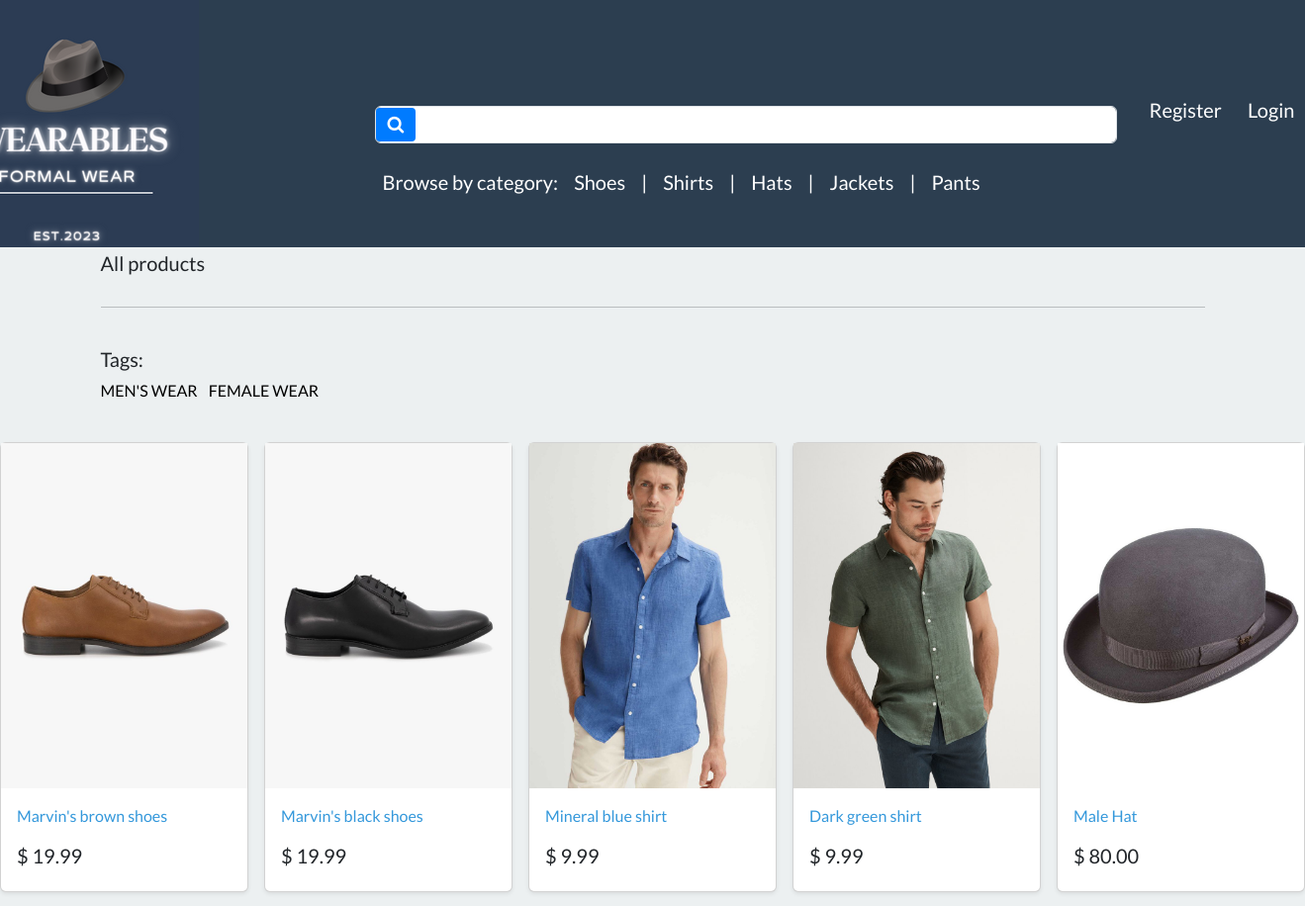
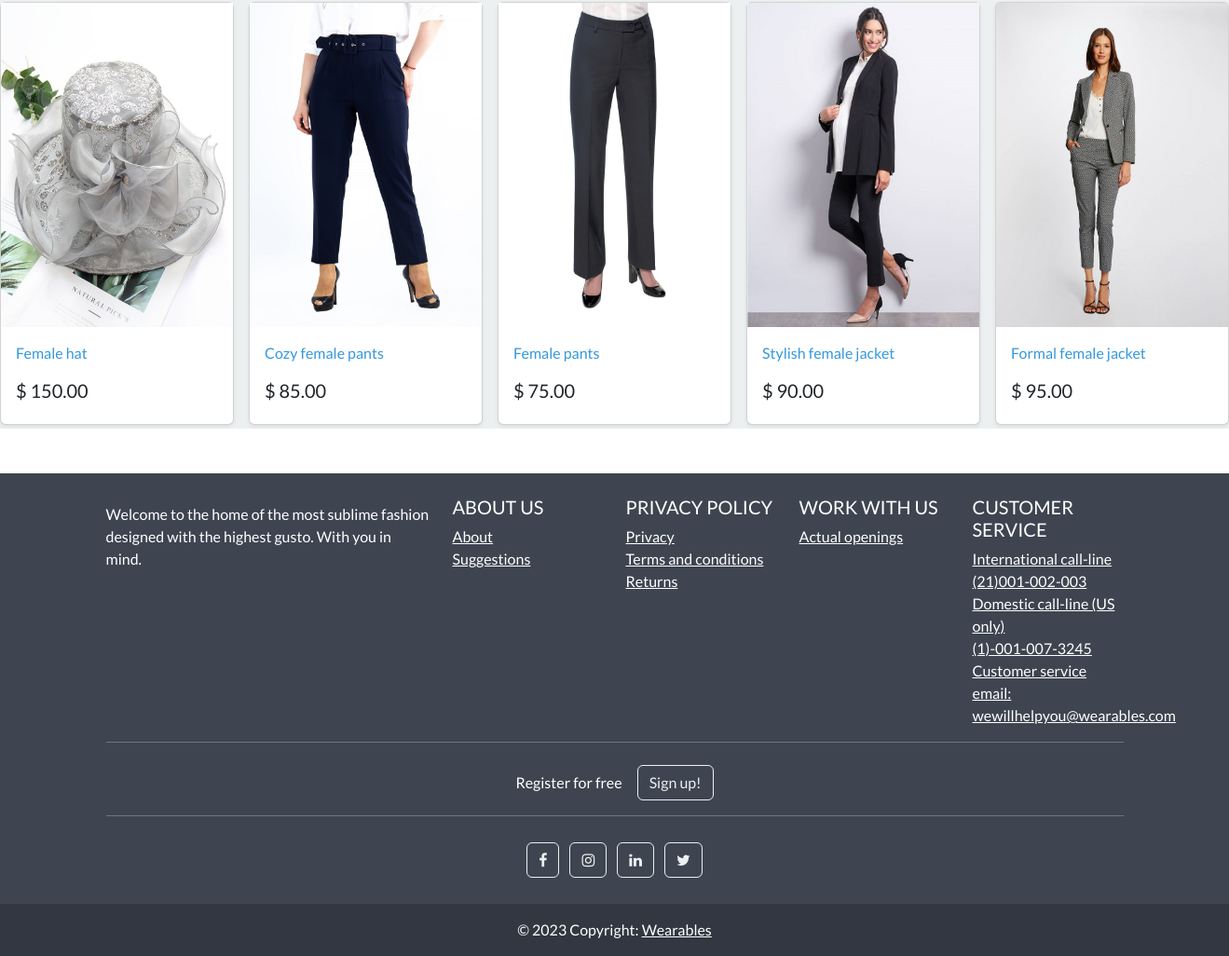
The page / on the database its author committed (2 pictures, top to bottom).
### store/models.py (models this page shows, shortened)
class Category(models.Model):
    name=models.CharField(max_length=250,db_index=True)                                                                 #db index to make looking for it faster
    slug=models.SlugField(max_length=250,unique=True)                              # slugs if remain MUST BE USED       #unique cause only one category for every product
    class Meta:
        verbose_name_plural = 'categories'                                                                              #django by default adds an s to category name
    def get_absolute_url(self):
        return reverse('list-category',args=[self.slug])

class Tag(models.Model):                                                                                                # Many to many relationship with Products category
    tag_name = models.CharField(max_length=128)
    tag_slug = models.SlugField(max_length=255)                                                                         # BEST SELLERS, NEW ARRIVALS

class Product(models.Model):
    category = models.ForeignKey(Category, related_name='product',on_delete=models.CASCADE, null=True)
    title=models.CharField(max_length=250)
    brand=models.CharField(max_length=250,default='un-branded')
    description= models.TextField(blank=True)                                                   #blank denotes an optional field
    slug=models.SlugField(max_length=255)                                                       #to make urls more user-friendly and readable and unique
    price=models.DecimalField(max_digits=5,decimal_places=2)                                     #product price
    image = models.ImageField(upload_to='images/')                                              #upon uploading an image will create an image subfolder in media (pillow rqd)
    tags = models.ManyToManyField('Tag', related_name='product_tags', blank=True)                #MANY TO MANY RELATIONSHIP with tags,acting as an intermediary
    class Meta:
        verbose_name_plural = 'products'                                                       #django by default adds an s to category name
    def get_absolute_url(self):
        return reverse('product-info',args=[self.slug])

### store/views.py (the view)
# urls.py: path('', include('store.urls')),
def store(request):
    all_products = Product.objects.all()                                                                                #getting hold of all the products
    all_tags = Tag.objects.all()                                                                                        #retrieving objects from the database
    context = {
        'all_products': all_products,
        'all_tags': all_tags,
    }
    return render(request, 'store/store.html', context)

### cart/cart.py (called while the page is built)
    def __len__(self):                                                                                #total length of products in a session
        return sum(item['qty'] for item in self.cart.values())                                        #total number of items in a shopping cart

### cart/context_processors.py (called while the page is built)
def cart(request):
    return {'cart':Cart(request)}

### store/views.py (called while the page is built)
def categories(request):
    all_categories=Category.objects.all()                                                                               #select all categories(shoes and shirts)
    return {'all_categories': all_categories}

### store/templates/store/store.html (shortened to what this page needs)
{% extends "store/base.html" %}
{% load static %}
{% block content %}
<div class="album py-1 pg-3 bg-light">
    <div class="container">
        <div class="pb-3 h5"> All products </div>
        <hr>
        <br>
        <div class="row">
                <h5>Tags:</h5>
                <ul class="list-inline">
                    {% for tag in all_tags %}
                        <li class="list-inline-item"><a class="text-black text-decoration-none" href="{% url 'list-tag' tag.tag_slug %}">{{ tag.tag_name }}</a></li>
                    {% endfor %}
                </ul>
            </div>
        </div>
        <br>
        <div class="row row-cols-1 row-cols-sm-2 row-cols-md-5 g-3">
            {% for product in all_products %}
            <div class="col">
                <div class="card shadow-sm">
                    <img class="img-fluid" alt="Responsive image" src="{{ product.image.url }}">
                    <div class="card-body">
                        <p class="card-text">
                            <a class="text-info text-decoration-none" href="{{ product.get_absolute_url }}">{{ product.title|capfirst }}</a>
                        </p>
                        <div class="d-flex justify-content-between align-items-center">
                            <h5>$ {{ product.price }}</h5>
                        </div>
                    </div>
                </div>
            </div>
            {% endfor %}
        </div>
    </div>
    <br> <br>
{% endblock %}

### store/templates/store/base.html (shortened to what this page needs)
{% load static %}
<!DOCTYPE html>
<html>
    <head>
        <link rel="stylesheet" href="https://bootswatch.com/5/flatly/bootstrap.min.css">
        <link rel="stylesheet" href="https://cdnjs.cloudflare.com/ajax/libs/font-awesome/4.7.0/css/font-awesome.min.css">
        <link rel="stylesheet" href="{%static 'css/styles.css'%}">
    </head>
<nav class="navbar navbar-expand-lg bg-primary justify-content-center" style="max-height: 250px; margin: auto;">
        <a class="navbar-brand main-heading text-white" href="{% url 'store' %}">
            <img src="{% static 'media/images/Wearables1.png' %}" alt="Your Custom Logo">
        </a>
<nav class="navbar navbar-expand-lg navbar-light bg-primary justify-content-center" style="padding-left: 150px;padding-top: 80px;">
    <div class="container navbar-light">
        <div class="search-form">
            <form class="d-flex mb-3" action="{% url 'search' %}" method="GET">
                <div style="position: relative;">
                    <button class="btn btn-primary d-flex align-items-center" type="submit" style="position: absolute; left: 1px; top: 50%; transform: translateY(-50%); border: none; background-color: #007bff; color: #fff; padding: 8px 12px; border-radius: 4px; cursor: pointer; transition: background-color 0.2s; border-radius: 4px;">
                        <i class="fa fa-search" style="font-size: 18px;" aria-hidden="true"></i>
                    </button>
                    <input class="form-control me-2" type="search" name="search_query" style="width: 750px; padding-left: 50px; background-color: #fff; color: #000;" aria-label="Search">
                </div>
            </form>
            <div class="categories-list">
                <div class="w-100 d-flex justify-content-center bg-primary">
                    <ul class="navbar-nav me-auto mb-2 mb-md-0">
                        <li class="nav-item">
                            <a class="nav-link text-white" href="" style="font-size:20px;">Browse by category:</a>
                        </li>
                        {% for category in all_categories %}
                            <li class="nav-item">
                                <a class="nav-link text-white" href="{{ category.get_absolute_url }}" style="font-size:20px;">{{ category.name|capfirst }}</a>
                            </li>
                            {% if not forloop.last %}
                                <li class="nav-item">
                                    <span class="nav-link text-white" style="font-size: 20px;"> | </span>
                                </li>
                            {% endif %}
                        {% endfor %}
                    </ul>
                </div>
            </div>
        </div>
    </div>
</nav>
        <div class="collapse navbar-collapse text-center" id="navbarNavDropdown">
            <ul class="navbar-nav ms-auto">
            {% if user.is_authenticated%}
                <li class="nav-item">
                    <a class="btn btn-alert navbar-btn text-white" type="button" style="font-size:20px;"  href="{%  url 'dashboard' %}"><i class="fa fa-home" aria-hidden="true"></i> Dashboard </a>
                </li>
            {% else %}
                 <li class="nav-item">
                    <a class="btn btn-alert navbar-btn text-white" type="button" style="font-size:20px;"  href="{%  url 'register' %}"> Register </a>
                </li>
            {% endif %}
            {% if user.is_authenticated %}
                 <li class="nav-item">
                     <a class="btn btn-alert navbar-btn text-white" type="button" style="font-size:20px;" href="{% url 'user-logout'%}"><i class="fa fa-sign-out" aria-hidden="true"></i> Logout </a>
                </li>
                {% else%}
                <li class="nav-item">
                    <a class="btn btn-alert navbar-btn text-white" type="button"  style="font-size:20px;" href="{% url 'my-login'%}"> Login </a>
                </li>
            {% endif %}
            </ul>
        </div>
    </nav>
    <body>
        {% block content %}
        {% endblock %}
    </body>
  <footer
          class="text-center text-lg-start text-white"
          style="background-color: #3e4551"
          >
    <div class="container p-4 pb-0">
      <section class="">
        <div class="row">
          <div class="col-lg-4 col-md-6 mb-4 mb-md-0">
            <p>
              Welcome to the home of the most sublime fashion designed with the highest gusto. With you in mind.
            </p>
          </div>
          <div class="col-lg-2 col-md-6 mb-4 mb-md-0">
            <h5 class="text-uppercase">About us</h5>
            <ul class="list-unstyled mb-0">
              <li>
                <a href="#!" class="text-white">About</a>
              </li>
              <li>
                <a href="#!" class="text-white">Suggestions</a>
              </li>
            </ul>
          </div>
          <div class="col-lg-2 col-md-6 mb-4 mb-md-0">
            <h5 class="text-uppercase">Privacy policy</h5>
            <ul class="list-unstyled mb-0">
              <li>
                <a href="#!" class="text-white">Privacy</a>
              </li>
              <li>
                <a href="#!" class="text-white">Terms and conditions</a>
              </li>
              <li>
                <a href="#!" class="text-white">Returns</a>
              </li>
            </ul>
          </div>
          <div class="col-lg-2 col-md-6 mb-4 mb-md-0">
            <h5 class="text-uppercase">Work with us</h5>
            <ul class="list-unstyled mb-0">
              <li>
                <a href="#!" class="text-white">Actual openings</a>
              </li>
            </ul>
          </div>
          <div class="col-lg-2 col-md-6 mb-4 mb-md-0">
            <h5 class="text-uppercase">Customer service</h5>
            <ul class="list-unstyled mb-0">
              <li>
                <a href="#!" class="text-white">International call-line</a>
              </li>
              <li>
                <a href="#!" class="text-white">(21)001-002-003</a>
              </li>
              <li>
                <a href="#!" class="text-white">Domestic call-line (US only)</a>
              </li>
              <li>
                <a href="#!" class="text-white">(1)-001-007-3245</a>
              </li>
              <li>
                <a href="#!" class="text-white">Customer service email:</a>
              </li>
                <li>
                <a href="#!" class="text-white">wewillhelpyou@wearables.com</a>
              </li>
            </ul>
          </div>
        </div>
      </section>
      <hr class="mb-4" />
      <section class="">
        <p class="d-flex justify-content-center align-items-center">
          <span class="me-3">Register for free</span>
          <button type="button" class="btn btn-outline-light btn-rounded">
            Sign up!
          </button>
        </p>
      </section>
      <hr class="mb-4" />
      <section class="mb-4 text-center">
        <a
           class="btn btn-outline-light btn-floating m-1"
           href="#!"
           role="button"
           ><i class="fa fa-facebook-f"></i
          ></a>
        <a
           class="btn btn-outline-light btn-floating m-1"
           href="#!"
           role="button"
           ><i class="fa fa-instagram"></i
          ></a>
        <a
           class="btn btn-outline-light btn-floating m-1"
           href="#!"
           role="button"
           ><i class="fa fa-linkedin"></i
          ></a>
        <a
           class="btn btn-outline-light btn-floating m-1"
           href="#!"
           role="button"
           ><i class="fa fa-twitter"></i
          ></a>
      </section>
    </div>
    <div
         class="text-center p-3"
         style="background-color: rgba(0, 0, 0, 0.2)"
         >
      © 2023 Copyright:
      <a class="text-white">Wearables</a>
    </div>
  </footer>
</html>

### rows shown on the page
Category: name "Shoes"
Category: name "Shirts"
Category: name "Hats"
Category: name "Jackets"
Category: name "Pants"
Tag: tag_name "MEN'S WEAR"
Tag: tag_name "FEMALE WEAR"
Product: image (picture), title "Marvin's brown shoes", price "19.99"
Product: image (picture), title "Marvin's black shoes", price "19.99"
Product: image (picture), title "Mineral blue shirt", price "9.99"
Product: image (picture), title "Dark green shirt", price "9.99"
Product: image (picture), title "Male Hat", price "80.00"
Product: image (picture), title "Female hat", price "150.00"
Product: image (picture), title "Cozy female pants", price "85.00"
Product: image (picture), title "Female pants", price "75.00"
Product: image (picture), title "Stylish female jacket", price "90.00"
Product: image (picture), title "Formal female jacket", price "95.00"
